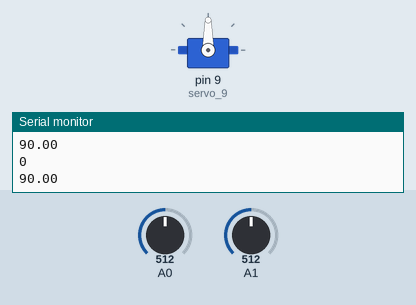
This sketch was run on a simulated Arduino Uno, built with avr-gcc and run on an emulated ATmega328P. On the bench: servo, the last lines printed to the serial monitor. Inputs (shaded band) come from the test bench; at power-on: A0 = 512, A1 = 512.

Above: at 1.2 s.
1.3 s: A0 set to 716
At 2.4 s:
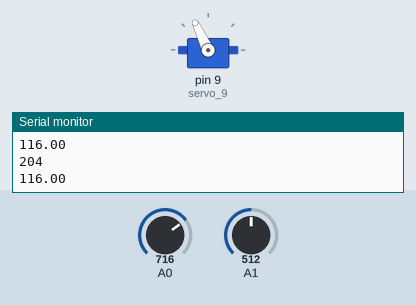
3.1 s: A1 set to 306
At 4.4 s:
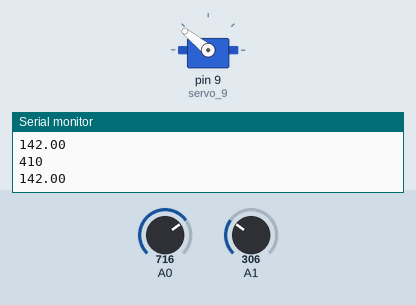
4.8 s: A0 set to 0
At 5.6 s:
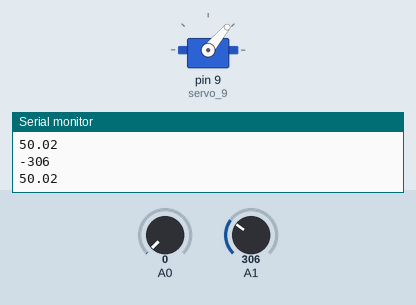
6.7 s: A1 set to 122
At 7.5 s:
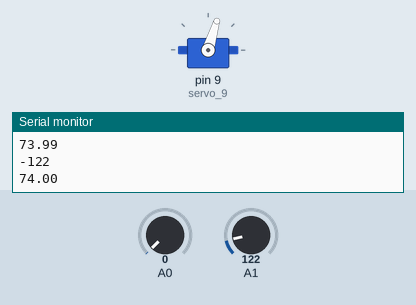
8.5 s: A1 set to 511
At 10.0 s:
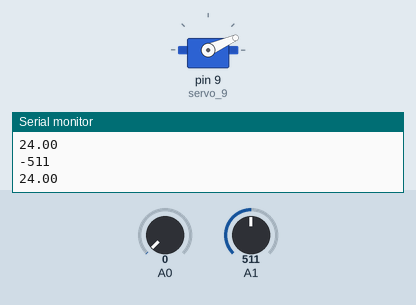
10.3 s: A1 set to 716
At 11.7 s:
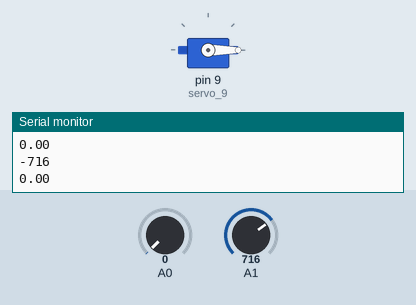
Timing chart, 0 to 13.1 s (numbered marks = the images above; inputs shaded):
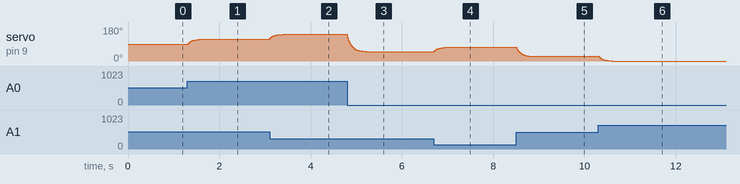

The sketch:

control-servomotor-seguimiento_comentado.ino
```cpp
// Control proporcional basico de un servomotor con dos LDR.
// La diferencia entre la luz izquierda y derecha genera un error.
// Ese error se transforma en una posicion objetivo y se aplica de forma gradual.

#include <Servo.h>

float posicion = 90.0;  // Posicion inicial del servo.
int luzIzq = 0;
int luzDch = 0;
int error = 0;
float movimiento = 0.0;
int pos_obj = 90;
float error_pos = 0.0;
float Kp = 0.2;         // Ganancia proporcional: controla la rapidez de respuesta.

Servo servo_9;

void setup()
{
  servo_9.attach(9, 500, 2500);
  pinMode(A1, INPUT);
  pinMode(A0, INPUT);
  Serial.begin(9600);

  servo_9.write((int)posicion);
}

void loop()
{
  luzDch = analogRead(A1);
  luzIzq = analogRead(A0);

  // Si el error es positivo, hay mas luz a la izquierda.
  // Si es negativo, hay mas luz a la derecha.
  error = luzIzq - luzDch;
  Serial.println(error);

  // Se convierte el error en una posicion objetivo entre 0 y 180 grados.
  pos_obj = map(error, -700, 700, 0, 180);
  pos_obj = constrain(pos_obj, 0, 180);

  // El servo no salta directamente a la posicion final: se acerca poco a poco.
  error_pos = pos_obj - posicion;
  movimiento = error_pos * Kp;
  posicion += movimiento;

  posicion = constrain(posicion, 0, 180);

  Serial.println(posicion);
  servo_9.write((int)posicion);
  delay(20);
}
```

Measured:
- after the input at 1.3 s, servo on pin 9 (servo_9): moves from 90° to 115° over 0.29 s, starting at once
- after the input at 3.1 s, servo on pin 9 (servo_9): moves from 115° to 141° over 0.29 s, starting at once
- after the input at 4.8 s, servo on pin 9 (servo_9): moves from 141° to 50° over 0.42 s, starting at once
- after the input at 6.7 s, servo on pin 9 (servo_9): moves from 50° to 73° over 0.29 s, starting at once
- after the input at 8.5 s, servo on pin 9 (servo_9): moves from 73° to 24° over 0.36 s, starting at once
- after the input at 10.3 s, servo on pin 9 (servo_9): moves from 24° to 0° over 0.29 s, starting at once
